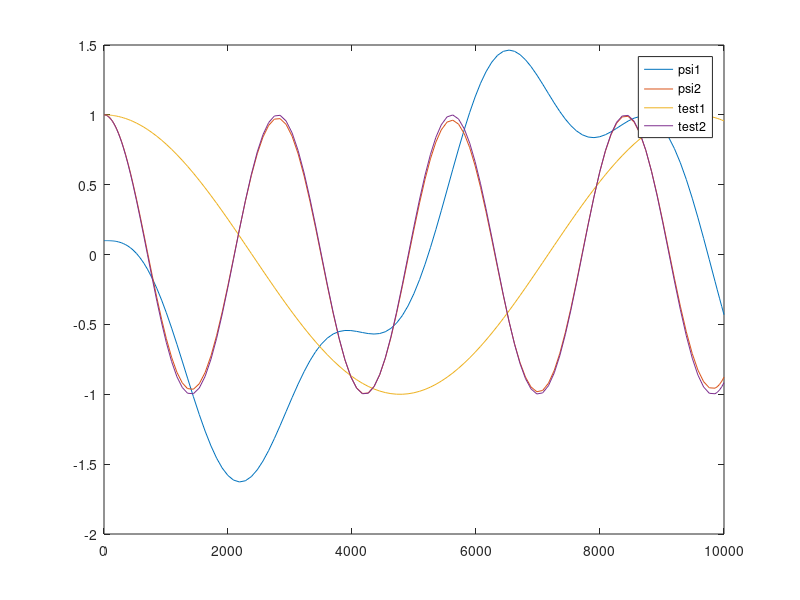
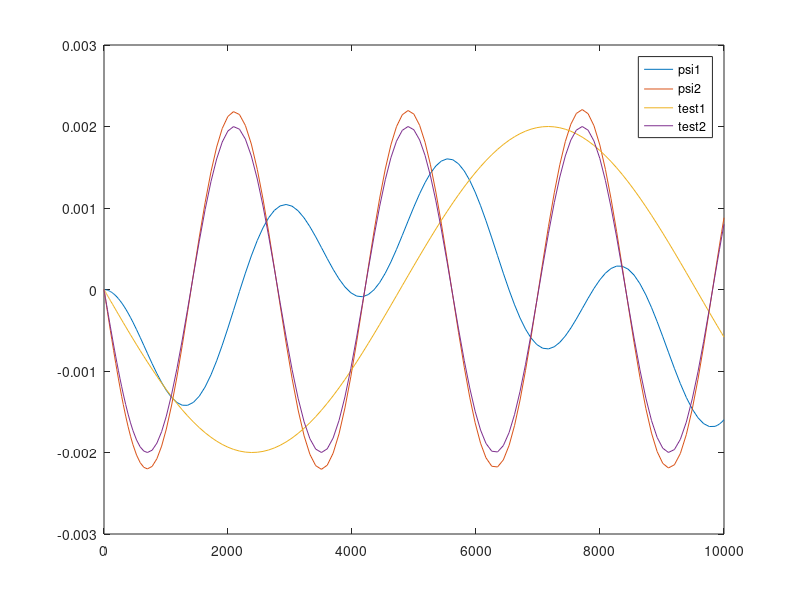

Here is the MATLAB script that generated these plots, in order:
clc; close all; clear;
format long

A = 1.29*1e6; % Kg m^2
B = 9.68*1e6; % Kg m^2
C = 10.10*1e6; % Kg m^2
T_orb = 90*60; % Sec

Omega = 2*pi*(1/T_orb);

w3 = sqrt(3*Omega^2*(B-A)/C)

%% Dynamics of psi1 and psi2
% X = [psi1 psi2 psi1_dot psi2_dot]

Sys_mat = [0 0 1 0;...
           0 0 0 1;...
           -(C-B)*Omega^2/A    0  0  -(C-B-A)*Omega/A;...
           0  -4*(C-A)*Omega^2/B  -(B+A-C)*Omega/B  0];
       
e = eig(Sys_mat);
w1 = imag(e(1))
w2 = imag(e(3))
tspan = [0 10000];

y0 = [0.1 1 0 0];

[t,y] = ode45(@(t,y) Sys_mat*y, tspan, y0);

figure;
plot(t,y(:,[1:2]));hold on;
plot(t,cos(w1.*t));hold on;
plot(t,cos(w2.*t));hold on;
legend('psi1','psi2','test1','test2')
figure;
plot(t,y(:,[3:4]));hold on;
plot(t,-0.002*sin(w1.*t));hold on;
plot(t,-0.002*sin(w2.*t));hold on;
legend('psi1','psi2','test1','test2')